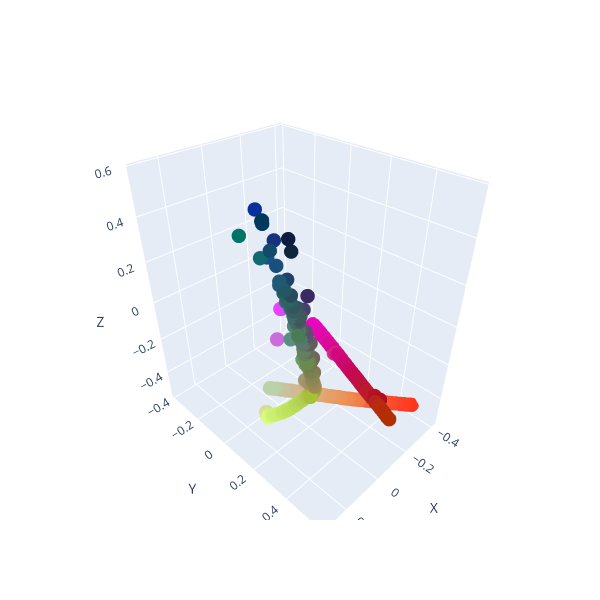

The cell this chart's notebook holds for it:
### Code cell
example_embeddings = encoder_output[event_idx][out["emb_mask"][event_idx]].cpu().numpy()
centers = out["centers"]
example_centers = centers[event_idx][out["emb_mask"][event_idx]].cpu().numpy()

pca = PCA(n_components=3).fit(example_embeddings)
scaled_embeddings = pca.transform(example_embeddings)
scaled_embeddings = (scaled_embeddings - scaled_embeddings.min(axis=0)) / (
    scaled_embeddings.max(axis=0) - scaled_embeddings.min(axis=0)
)

# Convert the scaled embeddings to RGB color strings
colors = [
    "rgb({},{},{})".format(int(r * 255), int(g * 255), int(b * 255))
    for r, g, b in scaled_embeddings
]

fig = go.Figure(
    data=go.Scatter3d(
        x=example_centers[:, 0],
        y=example_centers[:, 1],
        z=example_centers[:, 2],
        mode="markers",
        marker=dict(size=5, opacity=1.0, color=colors),
    )
)

fig.update_layout(
    scene=dict(xaxis_title="X", yaxis_title="Y", zaxis_title="Z"), width=600, height=600
)

fig.show()

### Figure 1 — Plotly figure (JSON) as saved in the notebook; plotly's stock layout.template omitted (floating-point values rounded to 4 significant figures; data arrays with more than 128 entries replaced by an {"elided": "..."} marker saying what was removed)
{"data": [{"marker": {"color": {"elided": "258 str values"}, "opacity": 1, "size": 5}, "mode": "markers", "type": "scatter3d", "x": {"elided": "258 float values"}, "y": {"elided": "258 float values"}, "z": {"elided": "258 float values"}}], "layout": {"height": 600, "scene": {"xaxis": {"title": {"text": "X"}}, "yaxis": {"title": {"text": "Y"}}, "zaxis": {"title": {"text": "Z"}}}, "width": 600}}
